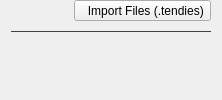
                <widget class="QWidget" name="pbTendiesPage">
                 <layout class="QVBoxLayout" name="verticalLayout_38">
                  <property name="topMargin">
                   <number>0</number>
                  </property>
                  <property name="bottomMargin">
                   <number>0</number>
                  </property>
                  <item>
                   <layout class="QHBoxLayout" name="horizontalLayout_12">
                    <property name="bottomMargin">
                     <number>3</number>
                    </property>
                    <item>
                     <spacer name="horizontalSpacer_18">
                      <property name="orientation">
                       <enum>Qt::Horizontal</enum>
                      </property>
                      <property name="sizeHint" stdset="0">
                       <size>
                        <width>40</width>
                        <height>20</height>
                       </size>
                      </property>
                     </spacer>
                    </item>
                    <item>
                     <widget class="QToolButton" name="importTendiesBtn">
                      <property name="toolTip">
                       <string>Select a wallpaper file with the .tendies extension.</string>
                      </property>
                      <property name="layoutDirection">
                       <enum>Qt::RightToLeft</enum>
                      </property>
                      <property name="text">
                       <string>  Import Files (.tendies)</string>
                      </property>
                      <property name="icon">
                       <iconset resource="../resources.qrc">
                        <normaloff>:/icon/import.svg</normaloff>:/icon/import.svg</iconset>
                      </property>
                      <property name="iconSize">
                       <size>
                        <width>20</width>
                        <height>20</height>
                       </size>
                      </property>
                      <property name="toolButtonStyle">
                       <enum>Qt::ToolButtonTextBesideIcon</enum>
                      </property>
                     </widget>
                    </item>
                   </layout>
                  </item>
                  <item>
                   <widget class="Line" name="line_27">
                    <property name="styleSheet">
                     <string notr="true">QFrame {
	color: #414141;
}</string>
                    </property>
                    <property name="frameShadow">
                     <enum>QFrame::Plain</enum>
                    </property>
                    <property name="orientation">
                     <enum>Qt::Horizontal</enum>
                    </property>
                   </widget>
                  </item>
                  <item>
                   <widget class="QWidget" name="pbFilesList" native="true">
                    <property name="sizePolicy">
                     <sizepolicy hsizetype="Expanding" vsizetype="Expanding">
                      <horstretch>0</horstretch>
                      <verstretch>0</verstretch>
                     </sizepolicy>
                    </property>
                    <property name="minimumSize">
                     <size>
                      <width>200</width>
                      <height>35</height>
                     </size>
                    </property>
                   </widget>
                  </item>
                 </layout>
                </widget>
